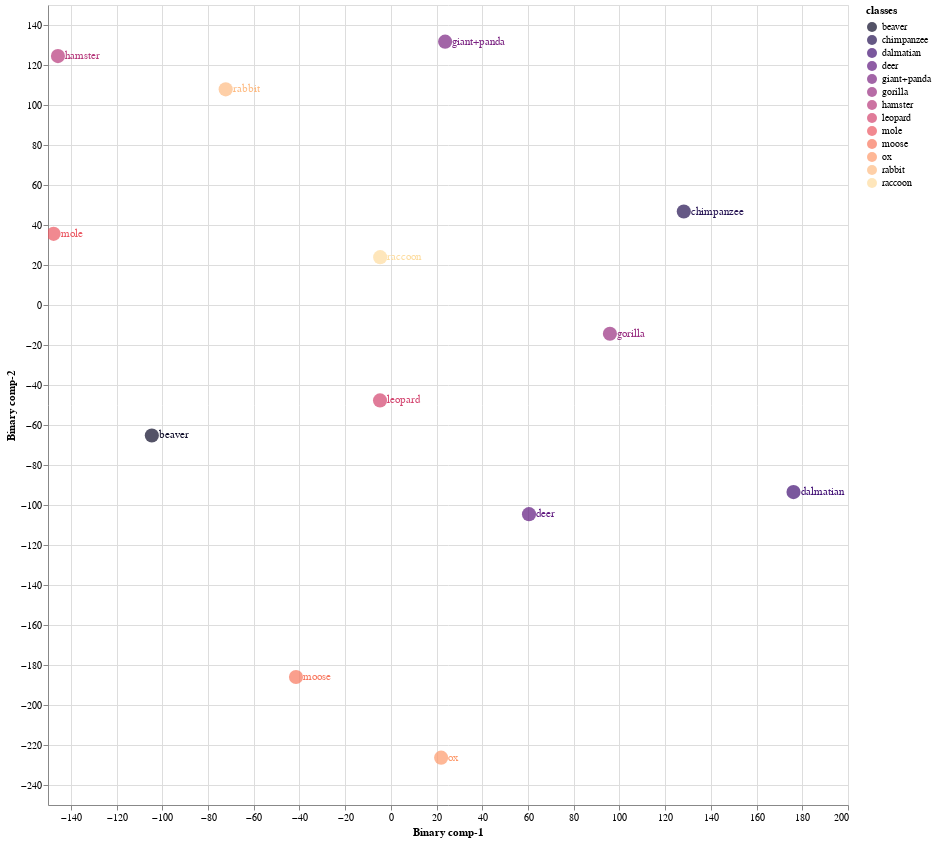
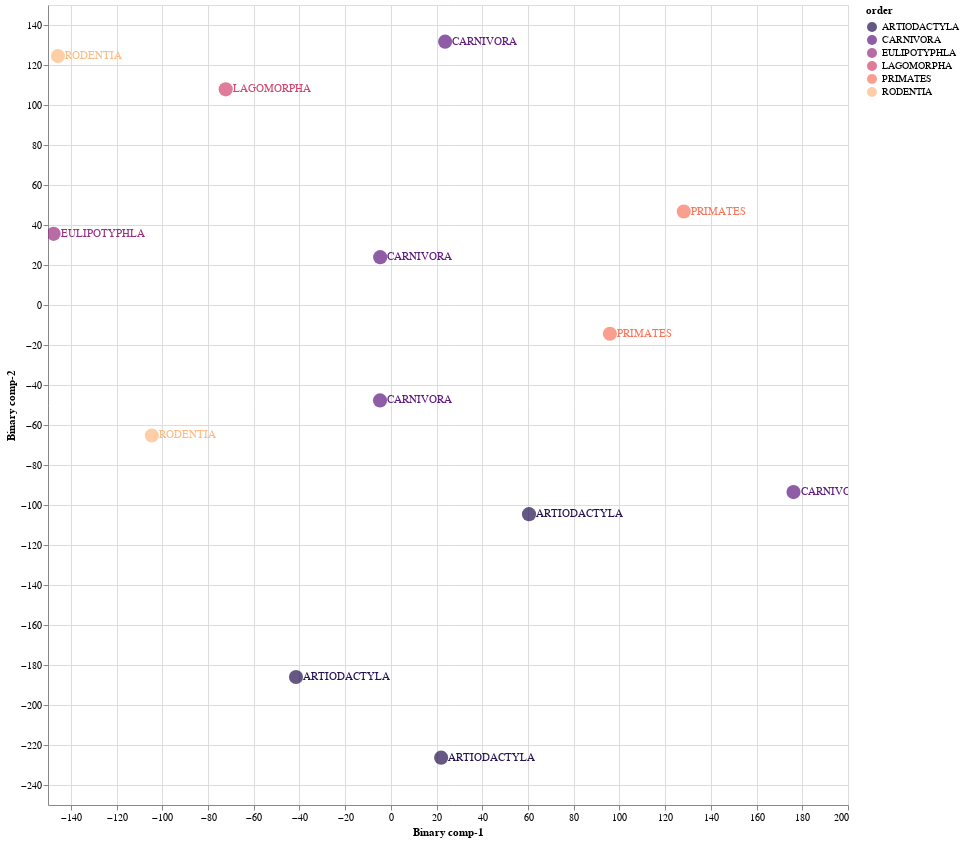

The notebook cell these images were saved under, in order:
### Markdown cell above
### 8.1 Train Validation Split 01

### Code cell
Train01 = CZSL(mode = "Train", 
               split = 1, 
               DNN = ProjectionNetwork1, 
               epochs = 40, 
               bs = 8, 
               numunits = 1024, 
               lr = 0.1, 
               optimiser = nn.Sigmoid(), 
               dropout = 0.2, 
               mom = 0, 
               wd = 0,  
               device = 'cuda', 
               checkpoint = CP1, 
               pred_type = 'Probabilistic', 
               dist_type = 'cosine')

#mode
#1. "Train" - Use Train Val split
#2. "Test" - For Unseen Test Data

#split
# 1 -Train/Val Split 1
# 2 -Train/Val Split 2
# 3 -Train/Val Split 2

#pred_type
#1. "Probabilistic" - continous real numbers giving probability for prdiction to be 1
#2. "Deterministic" - 1 or 0 prediction values

#dist_type
#1. euclidean
#2. cosine
#3. hamming
#4. jaccard

### Figure 1 — Vega-Lite specification as saved in the notebook (floating-point values rounded to 4 significant figures)
{"config": {"view": {"continuousWidth": 400, "continuousHeight": 300}}, "layer": [{"mark": {"type": "circle", "size": 200}, "encoding": {"color": {"field": "classes", "scale": {"scheme": "Magma"}, "type": "nominal"}, "x": {"field": "Binary comp-1", "type": "quantitative"}, "y": {"field": "Binary comp-2", "type": "quantitative"}}, "height": 800, "selection": {"selector001": {"type": "interval", "bind": "scales", "encodings": ["x", "y"]}}, "width": 800}, {"mark": {"type": "text", "align": "left", "baseline": "middle", "dx": 7}, "encoding": {"color": {"field": "classes", "scale": {"scheme": "Magma"}, "type": "nominal"}, "text": {"field": "classes", "type": "nominal"}, "x": {"field": "Binary comp-1", "type": "quantitative"}, "y": {"field": "Binary comp-2", "type": "quantitative"}}, "height": 800, "width": 800}], "data": {"name": "data-79716910fe2ff3097c6182af5fc0730f"}, "$schema": "https://vega.github.io/schema/vega-lite/v4.17.0.json", "datasets": {"data-79716910fe2ff3097c6182af5fc0730f": [{"Binary comp-1": -104.6, "Binary comp-2": -65.25, "classes": "beaver", "sciName": "Aplodontia_rufa", "animal_label": 4, "animal_class": "beaver", "mainCommonName": "Mountain Beaver", "otherCommonNames": "Boomer|Sewellel|Point Arena Mountain Beaver|Point Reyes Mountain Beaver", "class": "Mammalia", "infraclass": "Placentalia", "magnorder": "Boreoeutheria", "superorder": "Euarchontoglires", "order": "RODENTIA", "suborder": "SCIUROMORPHA", "infraorder": null, "parvorder": null, "superfamily": null, "family": "APLODONTIIDAE", "subfamily": null, "tribe": null, "genus": "Aplodontia"}, {"Binary comp-1": 176.2, "Binary comp-2": -93.55, "classes": "dalmatian", "sciName": "Canis_familiaris", "animal_label": 5, "animal_class": "dalmatian", "mainCommonName": "Domestic Dog", "otherCommonNames": "Dog|Dingo|Feral Dog|New Guinea Singing Dog|Village Dog", "class": "Mammalia", "infraclass": "Placentalia", "magnorder": "Boreoeutheria", "superorder": "Laurasiatheria", "order": "CARNIVORA", "suborder": "CANIFORMIA", "infraorder": "CANOIDEA", "parvorder": null, "superfamily": null, "family": "CANIDAE", "subfamily": null, "tribe": null, "genus": "Canis"}, {"Binary comp-1": -147.5, "Binary comp-2": 35.58, "classes": "mole", "sciName": "Talpa_altaica", "animal_label": 12, "animal_class": "mole", "mainCommonName": "Altai Mole", "otherCommonNames": "Siberian Mole", "class": "Mammalia", "infraclass": "Placentalia", "magnorder": "Boreoeutheria", "superorder": "Laurasiatheria", "order": "EULIPOTYPHLA", "suborder": null, "infraorder": null, "parvorder": null, "superfamily": null, "family": "TALPIDAE", "subfamily": "TALPINAE", "tribe": "TALPINI", "genus": "Talpa"}, {"Binary comp-1": -4.739, "Binary comp-2": -47.69, "classes": "leopard", "sciName": "Panthera_pardus", "animal_label": 15, "animal_class": "leopard", "mainCommonName": "Leopard", "otherCommonNames": "Panther", "class": "Mammalia", "infraclass": "Placentalia", "magnorder": "Boreoeutheria", "superorder": "Laurasiatheria", "order": "CARNIVORA", "suborder": "FELIFORMIA", "infraorder": "FELOIDEA", "parvorder": null, "superfamily": null, "family": "FELIDAE", "subfamily": "PANTHERINAE", "tribe": null, "genus": "Panthera"}, {"Binary comp-1": -41.5, "Binary comp-2": -186.0, "classes": "moose", "sciName": "Alces_alces", "animal_label": 16, "animal_class": "moose", "mainCommonName": "Moose", "otherCommonNames": "Elk|Eurasian Elk|Caucasian Moose", "class": "Mammalia", "infraclass": "Placentalia", "magnorder": "Boreoeutheria", "superorder": "Laurasiatheria", "order": "ARTIODACTYLA", "suborder": "RUMINANTIA", "infraorder": "PECORA", "parvorder": null, "superfamily": null, "family": "CERVIDAE", "subfamily": "CAPREOLINAE", "tribe": "ALCEINI", "genus": "Alces"}, {"Binary comp-1": 95.84, "Binary comp-2": -14.4, "classes": "gorilla", "sciName": "Gorilla_gorilla", "animal_label": 20, "animal_class": "gorilla", "mainCommonName": "Western Gorilla", "otherCommonNames": "Lowland Gorilla|Cross River Gorilla|Western Lowland Gorilla", "class": "Mammalia", "infraclass": "Placentalia", "magnorder": "Boreoeutheria", "superorder": "Euarchontoglires", "order": "PRIMATES", "suborder": "HAPLORHINI", "infraorder": "SIMIIFORMES", "parvorder": "CATARRHINI", "superfamily": "HOMINOIDEA", "family": "HOMINIDAE", "subfamily": "HOMININAE", "tribe": null, "genus": "Gorilla"}, {"Binary comp-1": 22.0, "Binary comp-2": -226.3, "classes": "ox", "sciName": "Bos_sauveli", "animal_label": 21, "animal_class": "ox", "mainCommonName": "Kouprey", "otherCommonNames": "Gray Ox|Indochinese Forest Ox", "class": "Mammalia", "infraclass": "Placentalia", "magnorder": "Boreoeutheria", "superorder": "Laurasiatheria", "order": "ARTIODACTYLA", "suborder": "RUMINANTIA", "infraorder": "PECORA", "parvorder": null, "superfamily": null, "family": "BOVIDAE", "subfamily": "BOVINAE", "tribe": "BOVINI", "genus": "Bos"}, {"Binary comp-1": 128.2, "Binary comp-2": 46.73, "classes": "chimpanzee", "sciName": "Pan_troglodytes", "animal_label": 25, "animal_class": "chimpanzee", "mainCommonName": "Chimpanzee", "otherCommonNames": "Chimpanzee|Common Chimpanzee|Robust Chimpanzee|Central Chimpanzee|Eastern Chimpanzee|Nigeria-Cameroon Chimpanzee|Western Chimpanzee", "class": "Mammalia", "infraclass": "Placentalia", "magnorder": "Boreoeutheria", "superorder": "Euarchontoglires", "order": "PRIMATES", "suborder": "HAPLORHINI", "infraorder": "SIMIIFORMES", "parvorder": "CATARRHINI", "superfamily": "HOMINOIDEA", "family": "HOMINIDAE", "subfamily": "HOMININAE", "tribe": null, "genus": "Pan"}, {"Binary comp-1": -145.6, "Binary comp-2": 124.5, "classes": "hamster", "sciName": "Mesocricetus_brandti", "animal_label": 26, "animal_class": "hamster", "mainCommonName": "Brandt's Hamster", "otherCommonNames": "Turkish Hamster", "class": "Mammalia", "infraclass": "Placentalia", "magnorder": "Boreoeutheria", "superorder": "Euarchontoglires", "order": "RODENTIA", "suborder": "SUPRAMYOMORPHA", "infraorder": "MYOMORPHI", "parvorder": null, "superfamily": "MUROIDEA", "family": "CRICETIDAE", "subfamily": "CRICETINAE", "tribe": null, "genus": "Mesocricetus"}, {"Binary comp-1": -72.26, "Binary comp-2": 107.8, "classes": "rabbit", "sciName": "Pentalagus_furnessi", "animal_label": 29, "animal_class": "rabbit", "mainCommonName": "Amami Rabbit", "otherCommonNames": "Ryukyu Rabbit", "class": "Mammalia", "infraclass": "Placentalia", "magnorder": "Boreoeutheria", "superorder": "Euarchontoglires", "order": "LAGOMORPHA", "suborder": null, "infraorder": null, "parvorder": null, "superfamily": null, "family": "LEPORIDAE", "subfamily": null, "tribe": null, "genus": "Pentalagus"}, {"Binary comp-1": 23.75, "Binary comp-2": 131.7, "classes": "giant+panda", "sciName": "Ailuropoda_melanoleuca", "animal_label": 39, "animal_class": "giant+panda", "mainCommonName": "Giant Panda", "otherCommonNames": "Da Xiong Mao", "class": "Mammalia", "infraclass": "Placentalia", "magnorder": "Boreoeutheria", "superorder": "Laurasiatheria", "order": "CARNIVORA", "suborder": "CANIFORMIA", "infraorder": "ARCTOIDEA", "parvorder": null, "superfamily": "URSOIDEA", "family": "URSIDAE", "subfamily": "AILUROPODINAE", "tribe": null, "genus": "Ailuropoda"}, {"Binary comp-1": 60.44, "Binary comp-2": -104.6, "classes": "deer", "sciName": "Hydropotes_inermis", "animal_label": 40, "animal_class": "deer", "mainCommonName": "Chinese Water Deer", "otherCommonNames": null, "class": "Mammalia", "infraclass": "Placentalia", "magnorder": "Boreoeutheria", "superorder": "Laurasiatheria", "order": "ARTIODACTYLA", "suborder": "RUMINANTIA", "infraorder": "PECORA", "parvorder": null, "superfamily": null, "family": "CERVIDAE", "subfamily": "CAPREOLINAE", "tribe": "CAPREOLINI", "genus": "Hydropotes"}, {"Binary comp-1": -4.66, "Binary comp-2": 23.91, "classes": "raccoon", "sciName": "Procyon_lotor", "animal_label": 48, "animal_class": "raccoon", "mainCommonName": "Northern Raccoon", "otherCommonNames": "Common Raccoon", "class": "Mammalia", "infraclass": "Placentalia", "magnorder": "Boreoeutheria", "superorder": "Laurasiatheria", "order": "CARNIVORA", "suborder": "CANIFORMIA", "infraorder": "ARCTOIDEA", "parvorder": null, "superfamily": "MUSTELOIDEA", "family": "PROCYONIDAE", "subfamily": null, "tribe": null, "genus": "Procyon"}]}}

### Figure 2 — Vega-Lite specification as saved in the notebook (floating-point values rounded to 4 significant figures)
{"config": {"view": {"continuousWidth": 400, "continuousHeight": 300}}, "layer": [{"mark": {"type": "circle", "size": 200}, "encoding": {"color": {"field": "order", "scale": {"scheme": "Magma"}, "type": "nominal"}, "x": {"field": "Binary comp-1", "type": "quantitative"}, "y": {"field": "Binary comp-2", "type": "quantitative"}}, "height": 800, "selection": {"selector002": {"type": "interval", "bind": "scales", "encodings": ["x", "y"]}}, "width": 800}, {"mark": {"type": "text", "align": "left", "baseline": "middle", "dx": 7}, "encoding": {"color": {"field": "order", "scale": {"scheme": "Magma"}, "type": "nominal"}, "text": {"field": "order", "type": "nominal"}, "x": {"field": "Binary comp-1", "type": "quantitative"}, "y": {"field": "Binary comp-2", "type": "quantitative"}}, "height": 800, "width": 800}], "data": {"name": "data-79716910fe2ff3097c6182af5fc0730f"}, "$schema": "https://vega.github.io/schema/vega-lite/v4.17.0.json", "datasets": {"data-79716910fe2ff3097c6182af5fc0730f": [{"Binary comp-1": -104.6, "Binary comp-2": -65.25, "classes": "beaver", "sciName": "Aplodontia_rufa", "animal_label": 4, "animal_class": "beaver", "mainCommonName": "Mountain Beaver", "otherCommonNames": "Boomer|Sewellel|Point Arena Mountain Beaver|Point Reyes Mountain Beaver", "class": "Mammalia", "infraclass": "Placentalia", "magnorder": "Boreoeutheria", "superorder": "Euarchontoglires", "order": "RODENTIA", "suborder": "SCIUROMORPHA", "infraorder": null, "parvorder": null, "superfamily": null, "family": "APLODONTIIDAE", "subfamily": null, "tribe": null, "genus": "Aplodontia"}, {"Binary comp-1": 176.2, "Binary comp-2": -93.55, "classes": "dalmatian", "sciName": "Canis_familiaris", "animal_label": 5, "animal_class": "dalmatian", "mainCommonName": "Domestic Dog", "otherCommonNames": "Dog|Dingo|Feral Dog|New Guinea Singing Dog|Village Dog", "class": "Mammalia", "infraclass": "Placentalia", "magnorder": "Boreoeutheria", "superorder": "Laurasiatheria", "order": "CARNIVORA", "suborder": "CANIFORMIA", "infraorder": "CANOIDEA", "parvorder": null, "superfamily": null, "family": "CANIDAE", "subfamily": null, "tribe": null, "genus": "Canis"}, {"Binary comp-1": -147.5, "Binary comp-2": 35.58, "classes": "mole", "sciName": "Talpa_altaica", "animal_label": 12, "animal_class": "mole", "mainCommonName": "Altai Mole", "otherCommonNames": "Siberian Mole", "class": "Mammalia", "infraclass": "Placentalia", "magnorder": "Boreoeutheria", "superorder": "Laurasiatheria", "order": "EULIPOTYPHLA", "suborder": null, "infraorder": null, "parvorder": null, "superfamily": null, "family": "TALPIDAE", "subfamily": "TALPINAE", "tribe": "TALPINI", "genus": "Talpa"}, {"Binary comp-1": -4.739, "Binary comp-2": -47.69, "classes": "leopard", "sciName": "Panthera_pardus", "animal_label": 15, "animal_class": "leopard", "mainCommonName": "Leopard", "otherCommonNames": "Panther", "class": "Mammalia", "infraclass": "Placentalia", "magnorder": "Boreoeutheria", "superorder": "Laurasiatheria", "order": "CARNIVORA", "suborder": "FELIFORMIA", "infraorder": "FELOIDEA", "parvorder": null, "superfamily": null, "family": "FELIDAE", "subfamily": "PANTHERINAE", "tribe": null, "genus": "Panthera"}, {"Binary comp-1": -41.5, "Binary comp-2": -186.0, "classes": "moose", "sciName": "Alces_alces", "animal_label": 16, "animal_class": "moose", "mainCommonName": "Moose", "otherCommonNames": "Elk|Eurasian Elk|Caucasian Moose", "class": "Mammalia", "infraclass": "Placentalia", "magnorder": "Boreoeutheria", "superorder": "Laurasiatheria", "order": "ARTIODACTYLA", "suborder": "RUMINANTIA", "infraorder": "PECORA", "parvorder": null, "superfamily": null, "family": "CERVIDAE", "subfamily": "CAPREOLINAE", "tribe": "ALCEINI", "genus": "Alces"}, {"Binary comp-1": 95.84, "Binary comp-2": -14.4, "classes": "gorilla", "sciName": "Gorilla_gorilla", "animal_label": 20, "animal_class": "gorilla", "mainCommonName": "Western Gorilla", "otherCommonNames": "Lowland Gorilla|Cross River Gorilla|Western Lowland Gorilla", "class": "Mammalia", "infraclass": "Placentalia", "magnorder": "Boreoeutheria", "superorder": "Euarchontoglires", "order": "PRIMATES", "suborder": "HAPLORHINI", "infraorder": "SIMIIFORMES", "parvorder": "CATARRHINI", "superfamily": "HOMINOIDEA", "family": "HOMINIDAE", "subfamily": "HOMININAE", "tribe": null, "genus": "Gorilla"}, {"Binary comp-1": 22.0, "Binary comp-2": -226.3, "classes": "ox", "sciName": "Bos_sauveli", "animal_label": 21, "animal_class": "ox", "mainCommonName": "Kouprey", "otherCommonNames": "Gray Ox|Indochinese Forest Ox", "class": "Mammalia", "infraclass": "Placentalia", "magnorder": "Boreoeutheria", "superorder": "Laurasiatheria", "order": "ARTIODACTYLA", "suborder": "RUMINANTIA", "infraorder": "PECORA", "parvorder": null, "superfamily": null, "family": "BOVIDAE", "subfamily": "BOVINAE", "tribe": "BOVINI", "genus": "Bos"}, {"Binary comp-1": 128.2, "Binary comp-2": 46.73, "classes": "chimpanzee", "sciName": "Pan_troglodytes", "animal_label": 25, "animal_class": "chimpanzee", "mainCommonName": "Chimpanzee", "otherCommonNames": "Chimpanzee|Common Chimpanzee|Robust Chimpanzee|Central Chimpanzee|Eastern Chimpanzee|Nigeria-Cameroon Chimpanzee|Western Chimpanzee", "class": "Mammalia", "infraclass": "Placentalia", "magnorder": "Boreoeutheria", "superorder": "Euarchontoglires", "order": "PRIMATES", "suborder": "HAPLORHINI", "infraorder": "SIMIIFORMES", "parvorder": "CATARRHINI", "superfamily": "HOMINOIDEA", "family": "HOMINIDAE", "subfamily": "HOMININAE", "tribe": null, "genus": "Pan"}, {"Binary comp-1": -145.6, "Binary comp-2": 124.5, "classes": "hamster", "sciName": "Mesocricetus_brandti", "animal_label": 26, "animal_class": "hamster", "mainCommonName": "Brandt's Hamster", "otherCommonNames": "Turkish Hamster", "class": "Mammalia", "infraclass": "Placentalia", "magnorder": "Boreoeutheria", "superorder": "Euarchontoglires", "order": "RODENTIA", "suborder": "SUPRAMYOMORPHA", "infraorder": "MYOMORPHI", "parvorder": null, "superfamily": "MUROIDEA", "family": "CRICETIDAE", "subfamily": "CRICETINAE", "tribe": null, "genus": "Mesocricetus"}, {"Binary comp-1": -72.26, "Binary comp-2": 107.8, "classes": "rabbit", "sciName": "Pentalagus_furnessi", "animal_label": 29, "animal_class": "rabbit", "mainCommonName": "Amami Rabbit", "otherCommonNames": "Ryukyu Rabbit", "class": "Mammalia", "infraclass": "Placentalia", "magnorder": "Boreoeutheria", "superorder": "Euarchontoglires", "order": "LAGOMORPHA", "suborder": null, "infraorder": null, "parvorder": null, "superfamily": null, "family": "LEPORIDAE", "subfamily": null, "tribe": null, "genus": "Pentalagus"}, {"Binary comp-1": 23.75, "Binary comp-2": 131.7, "classes": "giant+panda", "sciName": "Ailuropoda_melanoleuca", "animal_label": 39, "animal_class": "giant+panda", "mainCommonName": "Giant Panda", "otherCommonNames": "Da Xiong Mao", "class": "Mammalia", "infraclass": "Placentalia", "magnorder": "Boreoeutheria", "superorder": "Laurasiatheria", "order": "CARNIVORA", "suborder": "CANIFORMIA", "infraorder": "ARCTOIDEA", "parvorder": null, "superfamily": "URSOIDEA", "family": "URSIDAE", "subfamily": "AILUROPODINAE", "tribe": null, "genus": "Ailuropoda"}, {"Binary comp-1": 60.44, "Binary comp-2": -104.6, "classes": "deer", "sciName": "Hydropotes_inermis", "animal_label": 40, "animal_class": "deer", "mainCommonName": "Chinese Water Deer", "otherCommonNames": null, "class": "Mammalia", "infraclass": "Placentalia", "magnorder": "Boreoeutheria", "superorder": "Laurasiatheria", "order": "ARTIODACTYLA", "suborder": "RUMINANTIA", "infraorder": "PECORA", "parvorder": null, "superfamily": null, "family": "CERVIDAE", "subfamily": "CAPREOLINAE", "tribe": "CAPREOLINI", "genus": "Hydropotes"}, {"Binary comp-1": -4.66, "Binary comp-2": 23.91, "classes": "raccoon", "sciName": "Procyon_lotor", "animal_label": 48, "animal_class": "raccoon", "mainCommonName": "Northern Raccoon", "otherCommonNames": "Common Raccoon", "class": "Mammalia", "infraclass": "Placentalia", "magnorder": "Boreoeutheria", "superorder": "Laurasiatheria", "order": "CARNIVORA", "suborder": "CANIFORMIA", "infraorder": "ARCTOIDEA", "parvorder": null, "superfamily": "MUSTELOIDEA", "family": "PROCYONIDAE", "subfamily": null, "tribe": null, "genus": "Procyon"}]}}
